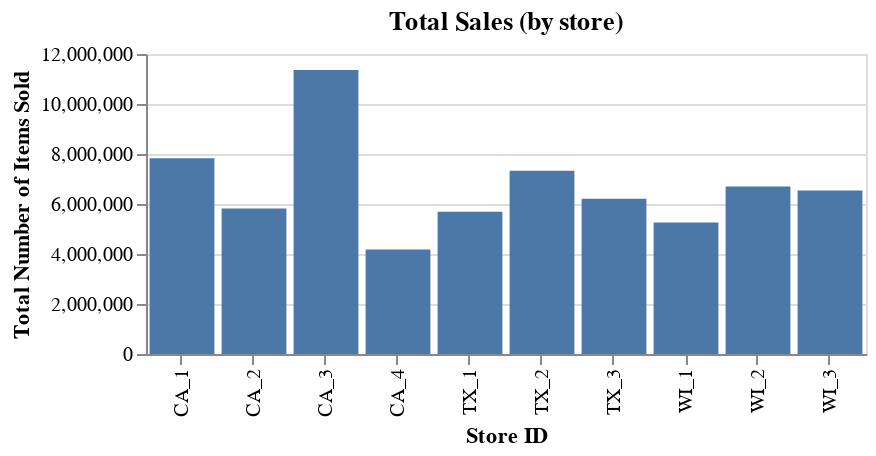

The notebook cell this image was saved under:
### Code cell
display(
    # the real magic of Altair is the interactivity
    bar_chart.interactive() # default interaction is panning & zooming
); # you can use IPython.display.display to force display of a non-returned chart

### Figure 1 — Vega-Lite specification as saved in the notebook (floating-point values rounded to 4 significant figures)
{"config": {"view": {"continuousWidth": 400, "continuousHeight": 300}}, "data": {"name": "data-3de88953e8a1ce7a32d5b215f79959c7"}, "mark": {"type": "bar", "tooltip": true}, "encoding": {"x": {"field": "store_id", "title": "Store ID", "type": "nominal"}, "y": {"field": "count", "title": "Total Number of Items Sold", "type": "quantitative"}}, "height": 150, "selection": {"selector001": {"type": "interval", "bind": "scales", "encodings": ["x", "y"]}}, "title": "Total Sales (by store)", "width": 360, "$schema": "https://vega.github.io/schema/vega-lite/v4.17.0.json", "datasets": {"data-3de88953e8a1ce7a32d5b215f79959c7": [{"store_id": "CA_1", "count": 7832248}, {"store_id": "CA_2", "count": 5818395}, {"store_id": "CA_3", "count": 11363540}, {"store_id": "CA_4", "count": 4182534}, {"store_id": "TX_1", "count": 5692823}, {"store_id": "TX_2", "count": 7329642}, {"store_id": "TX_3", "count": 6205940}, {"store_id": "WI_1", "count": 5261506}, {"store_id": "WI_2", "count": 6697988}, {"store_id": "WI_3", "count": 6542557}]}}
